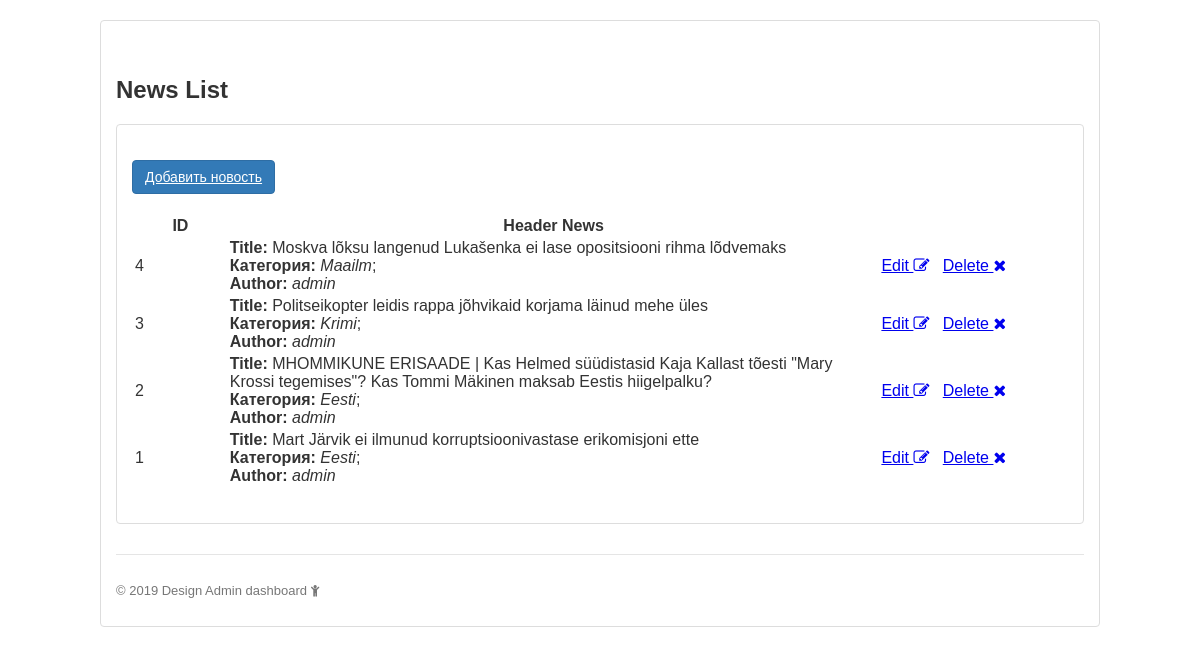
/admin/viewAdmin/newsAdmin, run on the app's committed database.
### tables this page shows
CREATE TABLE `news` (
  `id` int(11) NOT NULL AUTO_INCREMENT,
  `title` varchar(255) NOT NULL,
  `text` text NOT NULL,
  `picture` longblob NOT NULL,
  `category_id` int(11) NOT NULL,
  `user_id` int(11) NOT NULL,
  PRIMARY KEY (`id`),
  KEY `category_id` (`category_id`),
  KEY `user_id` (`user_id`)
);

CREATE TABLE `category` (
  `id` int(11) NOT NULL AUTO_INCREMENT,
  `name` varchar(50) NOT NULL,
  PRIMARY KEY (`id`)
);

CREATE TABLE `users` (
  `id` int(11) NOT NULL AUTO_INCREMENT,
  `username` varchar(100) NOT NULL,
  `job` varchar(100) NOT NULL,
  `email` varchar(50) NOT NULL,
  `login` varchar(20) NOT NULL,
  `password` varchar(255) NOT NULL,
  `status` varchar(20) NOT NULL,
  `registration_date` date NOT NULL,
  `pass` varchar(255) NOT NULL,
  PRIMARY KEY (`id`),
  UNIQUE KEY `email` (`email`)
);

### admin/controllerAdmin/controllerAdminNews.php (called while the page is built, shortened)
<?php
class controllerAdminNews {
    public static function NewsList() {
        $arr = modelAdminNews::getNewsList();
        include_once 'viewAdmin/newsList.php';
    }
}
?>

### admin/routeAdmin/routingAdmin.php (called while the page is built)
<?php
$host = explode('?', $_SERVER['REQUEST_URI'])[0];
$num = substr_count($host, '/');
$path = explode('/', $host)[$num];
if ($path == '' OR $path == 'index.php' )
{
    $response = controllerAdmin::formLoginSite();
}
elseif ($path == 'login')
{
    $response = controllerAdmin::loginAction();
}
elseif ($path == 'logout')
{
    $response = controllerAdmin::logoutAction();
}
elseif ($path == 'newsAdmin')
{
    $response = controllerAdminNews::NewsList();
}
elseif ($path == 'newsAdd')
{
    $response = controllerAdminNews::newsAddForm();
}
elseif ($path == 'newsAddResult')
{
    $response = controllerAdminNews::newsAddResult();
}
elseif ($path == 'newsEdit' && isset($_GET['id']))
{
    $response = controllerAdminNews::newsEditForm($_GET['id']);
}
elseif ($path == 'newsEditResult' && isset($_GET['id']))
{
    $response = controllerAdminNews::newsEditResult($_GET['id']);
}
elseif ($path == 'newsDel' && isset($_GET['id']))
{
    $response = controllerAdminNews::newsDeleteForm($_GET['id']);
}
elseif ($path == 'newsDelResult' && isset($_GET['id']))
{
    $response = controllerAdminNews::newsDeleteResult($_GET['id']);
}
else
{
    $response = controllerAdmin::error404();
}
?>

### admin/index.php (called while the page is built, shortened)
<?php
require_once('../inc/Database.php');
include_once("modelAdmin/modelAdminNews.php");
include_once("controllerAdmin/controllerAdminNews.php");
include_once("routeAdmin/routingAdmin.php");
?>

### inc/Database.php (called while the page is built, shortened)
<?php
class Database {
    private $conn;
    private $host;
    private $user;
    private $password;
    private $baseName;
    function __construct() {
        $this->host = 'localhost';
        $this->user = 'root';
        $this->password = '';
        $this->baseName = 'newsportal';
    }
    function connect() {
        if (!$this->conn) {
            try {
                $this->conn = new PDO('mysql:host='.$this->host.';dbname='.$this->baseName.'', $this->user, $this->password, array(PDO::MYSQL_ATTR_INIT_COMMAND => 'SET NAMES utf8'));
            }
            catch (Exception $e) {
                die('Connection failed : ' . $e->getMessage());
            }
        }
        return $this->conn;
    }
    function getAll($query) {
        $stmt = $this->conn->prepare($query);
        $stmt->execute();
        $stmt->setFetchMode(PDO::FETCH_ASSOC);
        $response = $stmt->fetchAll();
        return $response;
    }
}
?>

### admin/modelAdmin/modelAdminNews.php (called while the page is built, shortened)
<?php
class modelAdminNews{
    public static function getNewsList() {
        $query = "SELECT news.*, category.name, users.username from news, category, users WHERE news.category_id=category.id AND news.user_id=users.id ORDER BY `news`.`id` DESC";
        $db = new Database();
        $arr = $db->getAll($query);
        return $arr;
    }
}
?>

### admin/viewAdmin/newsList.php (the view, shortened to what this page needs)
<h2>News List </h2>
<div class="container" style="min-height:400px; width: 100%;">
    <div style="margin:20px 0;">
        <a class="btn btn-primary" href="newsAdd" role="button">Добавить новость</a>
    </div>
    <div class="col-md-11" style="padding-left:0; width: 100%;">
        <table class='table table-bordered table-responsive'>
            <tr>
                <th width="10%">ID</th>
                <th width="70%">Header News</th>
                <th width="20%"></th>
            </tr>
            <?php
            if (isset($arr) && is_array($arr)) {
                foreach ($arr as $row) {
                    echo '<tr>';
                    echo '<td>'.$row['id'].'</td>';
                    echo '<td><b>Title:</b> '.$row['title'].'<br>';
                    echo '<b>Категория: </b><i>'.$row['name'].'</i>; ';
                    echo '<br><b>Author: </b><i>'.$row['username'].'</i>';
                    echo '</td>';
                    echo '<td>
                    <a href="newsEdit?id='.$row['id'].'" class="text-primary">Edit <i class="fa fa-pencil-square-o" aria-hidden="true"></i></a> &nbsp;
                    <a href="newsDel?id='.$row['id'].'" class="text-danger">Delete <i class="fa fa-times" aria-hidden="true"></i></a>
                    </td>';
                    echo '</tr>';
                }
            }
            ?>
        </table>
    </div>
</div>
<?php $content = ob_get_clean(); ?>
<?php include "viewAdmin/templates/layout.php"; ?>

### admin/viewAdmin/templates/layout.php (shortened to what this page needs)
<!DOCTYPE html>
<html>
<head>
<link href="public/css/bootstrap.min.css" rel="stylesheet">
<link href="public/css/mystyle.css" rel="stylesheet">
<link rel="stylesheet" href="https://cdnjs.cloudflare.com/ajax/libs/font-awesome/4.7.0/css/font-awesome.min.css">
</head>
<body>
    <div class="container">
        <div id="content" style="padding-top:20px; ">
            <?php echo $content; ?>
        </div>
        <footer class="footer">
            <p>&copy; 2019 Design Admin dashboard <i class="fa fa-child"></i></p>
        </footer>
    </div>
</body>
</html>

### public/css/mystyle.css (style rules this page uses)
.container { max-width: 1000px; margin: 20px auto; padding: 15px; border: 1px solid #ddd; border-radius: 4px; }
footer.footer { border-top: 1px solid #e5e5e5; margin-top: 30px; padding-top: 15px; font-size: 13px; color: #777; }

### data on the page
news: id "4", title "Moskva lõksu langenud Lukašenka ei lase opositsiooni rihma lõdvemaks", category.name "Maailm", user.username "admin"
news: id "3", title "Politseikopter leidis rappa jõhvikaid korjama läinud mehe üles", category.name "Krimi", user.username "admin"
news: id "2", title "MHOMMIKUNE ERISAADE | Kas Helmed süüdistasid Kaja Kallast tõesti \"Mary Krossi tegemises\"? Kas Tommi Mäkinen maksab Eestis hiigelpalku?", category.name "Eesti", user.username "admin"
news: id "1", title "Mart Järvik ei ilmunud korruptsioonivastase erikomisjoni ette", category.name "Eesti", user.username "admin"
